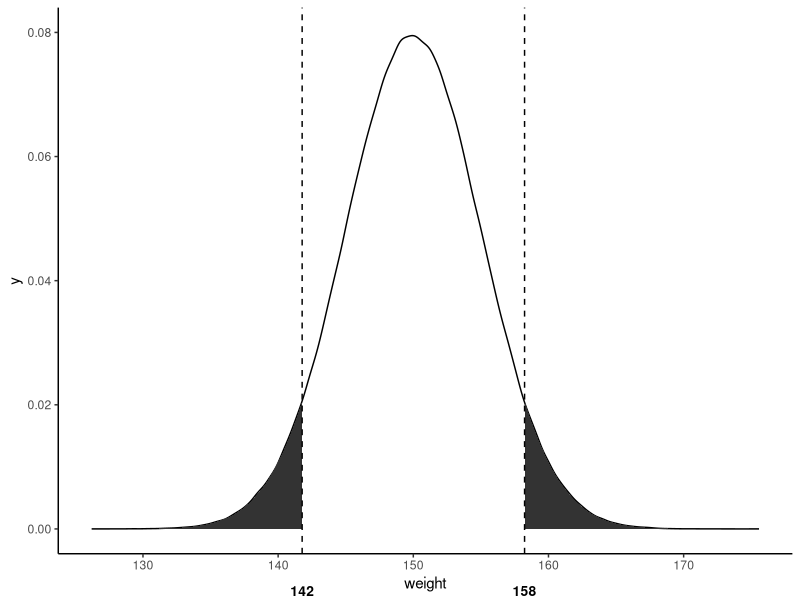

The R script that drew this image:
## ---- chunk 1
library(dplyr)
library(ggplot2)

m <- 150
std <- 5 

df <- data.frame(weight = rnorm(n = 1000000, mean = m, sd = std))

cutoff1  <- quantile(df$weight, .05)
cutoff2  <- quantile(df$weight, .95)

ggplot(df, aes(x = weight)) +
  geom_density() +
  stat_function(fun = dnorm, args = list(mean = m, sd = std), xlim = c(min(df$weight), cutoff1), geom = "area") +
  stat_function(fun = dnorm, args = list(mean = m, sd = std), xlim = c(cutoff2, max(df$weight)), geom = "area") +
  theme_classic() +
  geom_vline(xintercept = cutoff1, linetype= "dashed") + 
  geom_vline(xintercept = cutoff2, linetype= "dashed") +
  annotate("text", x = cutoff1, y = -.01, label = as.character(round(cutoff1)), size = 3.5, fontface = "bold") +
  annotate("text", x = cutoff2, y = -.01, label = as.character(round(cutoff2)), size = 3.5, fontface = "bold") +
  coord_cartesian(ylim = c(0, .08), clip = "off") 
